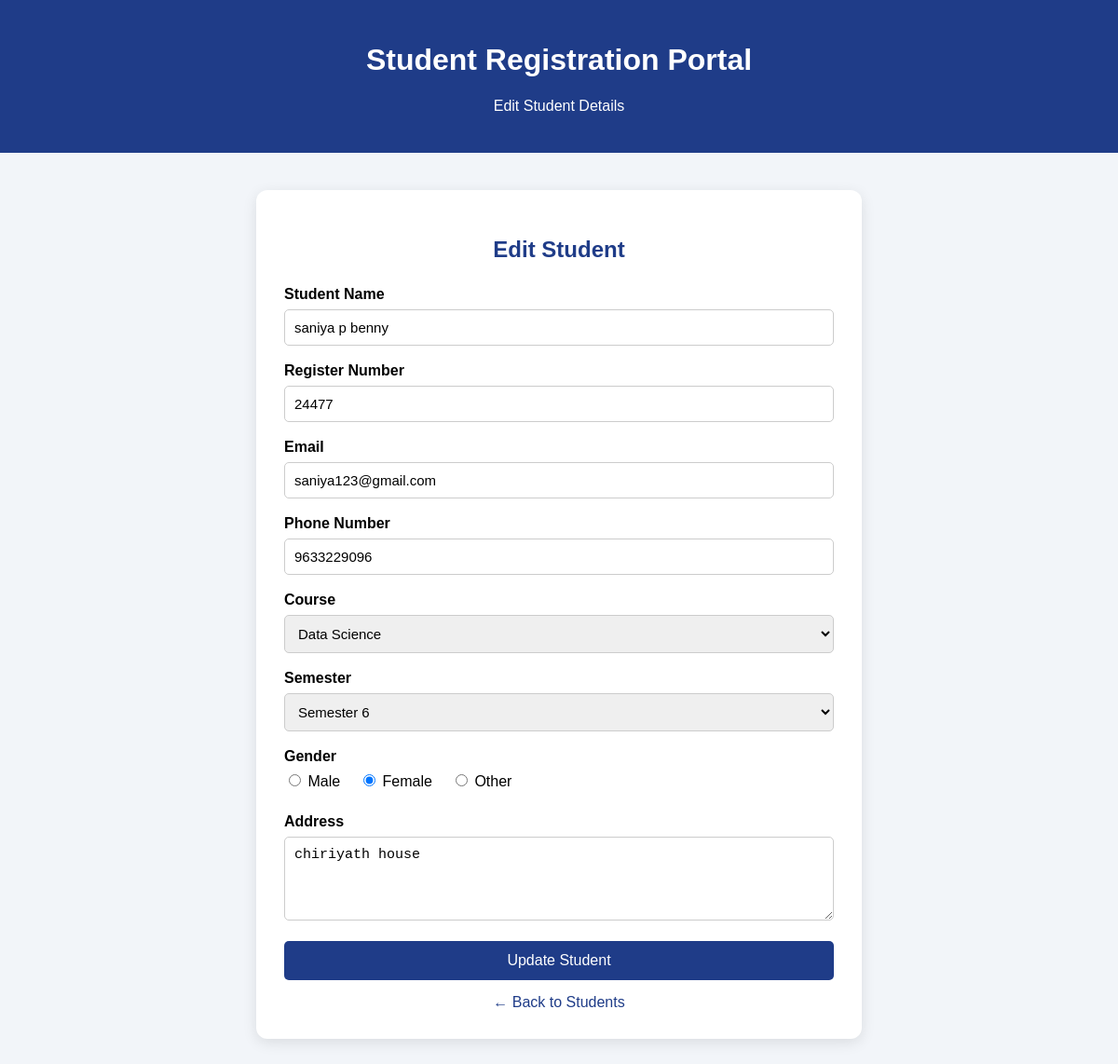
Page /edit/2 on the committed database.
### tables this page shows
CREATE TABLE students (
            id INTEGER PRIMARY KEY AUTOINCREMENT,
            name TEXT NOT NULL,
            register_number TEXT NOT NULL UNIQUE,
            email TEXT NOT NULL,
            phone TEXT NOT NULL,
            course TEXT NOT NULL,
            semester TEXT NOT NULL,
            gender TEXT NOT NULL,
            address TEXT NOT NULL
        );

### app.py (the view, shortened to what this page needs)
@app.route("/edit/<int:student_id>", methods=["GET", "POST"])
def edit_student(student_id):
    conn = sqlite3.connect(DATABASE)
    cursor = conn.cursor()
    cursor.execute(
        "SELECT * FROM students WHERE id = ?",
        (student_id,)
    )
    student = cursor.fetchone()
    conn.close()
    if student is None:
        return """
        <h2>Student Not Found</h2>
        <a href="/students">Back to Students</a>
        """
    return render_template(
        "edit.html",
        student=student
    )

### templates/edit.html (shortened to what this page needs)
<!DOCTYPE html>
<html lang="en">
<head>
</head>
<body>
    <div class="header">
        <h1>Student Registration Portal</h1>
        <p>Edit Student Details</p>
    </div>
    <div class="container">
        <h2>Edit Student</h2>
        <form
            action="/edit/{{ student[0] }}"
            method="POST">
            <div class="form-group">
                <label>Student Name</label>
                <input
                    type="text"
                    name="name"
                    value="{{ student[1] }}"
                    required>
            </div>
            <div class="form-group">
                <label>Register Number</label>
                <input
                    type="text"
                    name="register_number"
                    value="{{ student[2] }}"
                    required>
            </div>
            <div class="form-group">
                <label>Email</label>
                <input
                    type="email"
                    name="email"
                    value="{{ student[3] }}"
                    required>
            </div>
            <div class="form-group">
                <label>Phone Number</label>
                <input
                    type="tel"
                    name="phone"
                    value="{{ student[4] }}"
                    required>
            </div>
            <div class="form-group">
                <label>Course</label>
                <select name="course" required>
                    <option value="Data Science"
                        {% if student[5] == "Data Science" %}selected{% endif %}>
                        Data Science
                    </option>
                </select>
            </div>
            <div class="form-group">
                <label>Semester</label>
                <select name="semester" required>
                    {% for i in range(1, 9) %}
                    <option value="{{ i }}"
                        {% if student[6] == i|string %}selected{% endif %}>
                        Semester {{ i }}
                    </option>
                    {% endfor %}
                </select>
            </div>
            <div class="form-group">
                <label>Gender</label>
                <div class="gender">
                    <label>
                        <input
                            type="radio"
                            name="gender"
                            value="Male"
                            required>
                        Male
                    </label>
                    <label>
                        <input
                            type="radio"
                            name="gender"
                            value="Female"
                            {% if student[7] == "Female" %}checked{% endif %}>
                        Female
                    </label>
                    <label>
                        <input
                            type="radio"
                            name="gender"
                            value="Other"
                            {% if student[7] == "Other" %}checked{% endif %}>
                        Other
                    </label>
                </div>
            </div>
            <div class="form-group">
                <label>Address</label>
                <textarea
                    name="address"
                    rows="4"
                    required>{{ student[8] }}</textarea>
            </div>
            <button type="submit">
                Update Student
            </button>
        </form>
        <a
            href="/students"
            class="back-button">
            ← Back to Students
        </a>
    </div>
</body>
</html>

### templates/edit.html (style rules this page uses)
* { box-sizing: border-box; }
body { font-family: Arial, sans-serif; background-color: #f2f5f9; margin: 0; }
.header { background-color: #1f3c88; color: white; text-align: center; padding: 25px; }
.container { width: 90%; max-width: 650px; margin: 40px auto; background-color: white; padding: 30px; border-radius: 12px; box-shadow: 0 4px 15px rgba(0,0,0,0.1); }
h2 { text-align: center; color: #1f3c88; margin-bottom: 25px; }
.form-group { margin-bottom: 18px; }
label { display: block; margin-bottom: 7px; font-weight: bold; }
input, select, textarea { width: 100%; padding: 10px; border: 1px solid #ccc; border-radius: 5px; font-size: 15px; }
textarea { resize: vertical; }
.gender { display: flex; gap: 20px; }
.gender label { font-weight: normal; }
.gender input { width: auto; }
button { width: 100%; padding: 12px; background-color: #1f3c88; color: white; border: none; border-radius: 5px; font-size: 16px; cursor: pointer; }
.back-button { display: block; text-align: center; margin-top: 15px; color: #1f3c88; text-decoration: none; }

### rows in the picture
students: name "saniya p benny", register_number "24477", email "saniya123@gmail.com", phone "9633229096", course "Data Science", semester "Semester 6", gender "☐ Male", gender "☑ Female", gender "☐ Other", address "chiriyath house"
